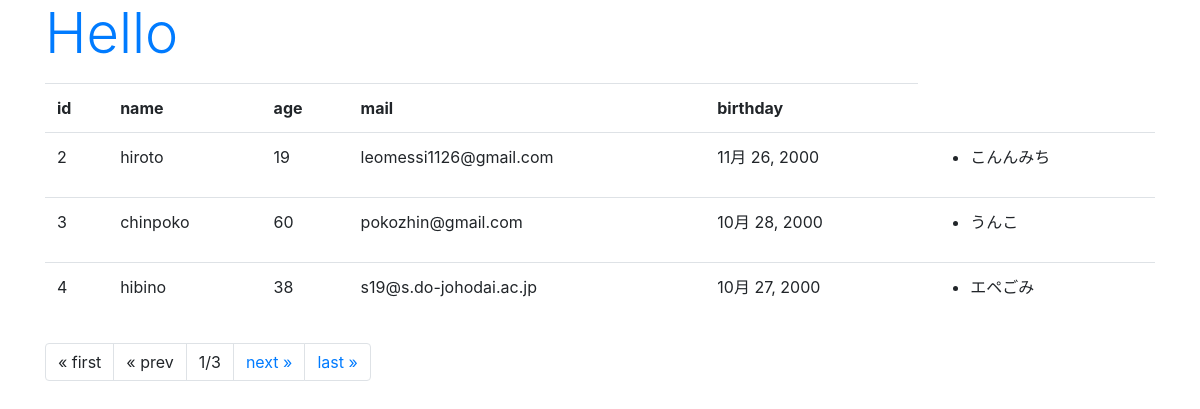
/hello/, run on the app's committed database.
### hello/models.py (models this page shows, shortened)
class Friend(models.Model):
  name = models.CharField(max_length=100, \
    validators=[number_onry])
  mail = models.EmailField(max_length=200)
  gender = models.BooleanField()
  age = models.IntegerField()
  birthday = models.DateField()

class Message(models.Model):
  friend = models.ForeignKey(Friend, on_delete=models.CASCADE)
  title = models.CharField(max_length=100)
  content = models.CharField(max_length=300)
  pub_date = models.DateTimeField(auto_now_add=True)
  class Meta:
    ordering = ('pub_date',)

### hello/views.py (the view)
# urls.py: path('', views.index, name='index'),
def index(request, num=1):
  data = Friend.objects.all()
  page = Paginator(data, 3)
  params = {
    'title': 'Hello',
    'message':'',
    'data': page.get_page(num),
  }
  return render(request, 'hello/index.html', params)

### hello/templates/hello/index.html (shortened to what this page needs)
{% load static %}
<!DOCTYPE html>
<html jang="ja">
<head>
  <link rel="stylesheet"
    href="https://stackpath.bootstrapcdn.com/bootstrap/4.3.1/css/bootstrap.min.css"
 />
</head>
<body class="container">
  <h1 class="display-4 text-primary">{{title}}</h1>
  <table class="table">
    <tr>
      <th>id</th>
      <th>name</th>
      <th>age</th>
      <th>mail</th>
      <th>birthday</th>
    </tr>
  {% for item in data %}
    <tr>
      <td>{{item.id}}</td>
      <td>{{item.name}}</td>
      <td>{{item.age}}</td>
      <td>{{item.mail}}</td>
      <td>{{item.birthday}}</td>
      <td><ul>
        {% for ob in item.message_set.all %}
          <li>{{ob.title}}</li>
        {% endfor %}
      </ul></td>
    </tr>
  {% endfor %}
  </table>
  <ul class="pagination">
    {% if data.has_previous %}
    <li class="page-item">
      <a class="page-link" href="{% url 'index' %}">
        &laquo; first</a>
    </li>
    <li class="page-item">
      <a class="page-link" href="{% url 'index' %}{{data.previous_page_number}}">
        &laquo; prev</a>
    </li>
    {% else %}
    <li class="page-item">
      <a class="page-link">
        &laquo; first</a>
    </li>
    <li class="page-item">
      <a class="page-link">
        &laquo; prev</a>
    </li>
    {% endif %}
    <li class="page-item">
      <a class="page-link">{{data.number}}/{{data.paginator.num_pages}}</a>
    </li>
  {% if data.has_next %}
  <li class="page-item">
    <a class="page-link"
    href="{% url 'index' %}{{data.next_page_number }}">
      next &raquo;</a>
  </li>
  <li class="page-item">
    <a class="page-link"
    href="{% url 'index' %}{{data.paginator.num_pages }}">
      last &raquo;</a>
  </li>
  {% endif %}
  </ul>
</body>
</html>

### data on the page
Friend: id "2", name "hiroto", age "19", mail "leomessi1126@gmail.com", birthday "11月 26, 2000"
Message: title "こんんみち"
Friend: id "3", name "chinpoko", age "60", mail "pokozhin@gmail.com", birthday "10月 28, 2000"
Message: title "うんこ"
Friend: id "4", name "hibino", age "38", mail "s19@s.do-johodai.ac.jp", birthday "10月 27, 2000"
Message: title "エペごみ"

### other printed values
{{ title }} "Hello"
{{ data.number }} "1"
{{ data.paginator.num_pages }} "3"
